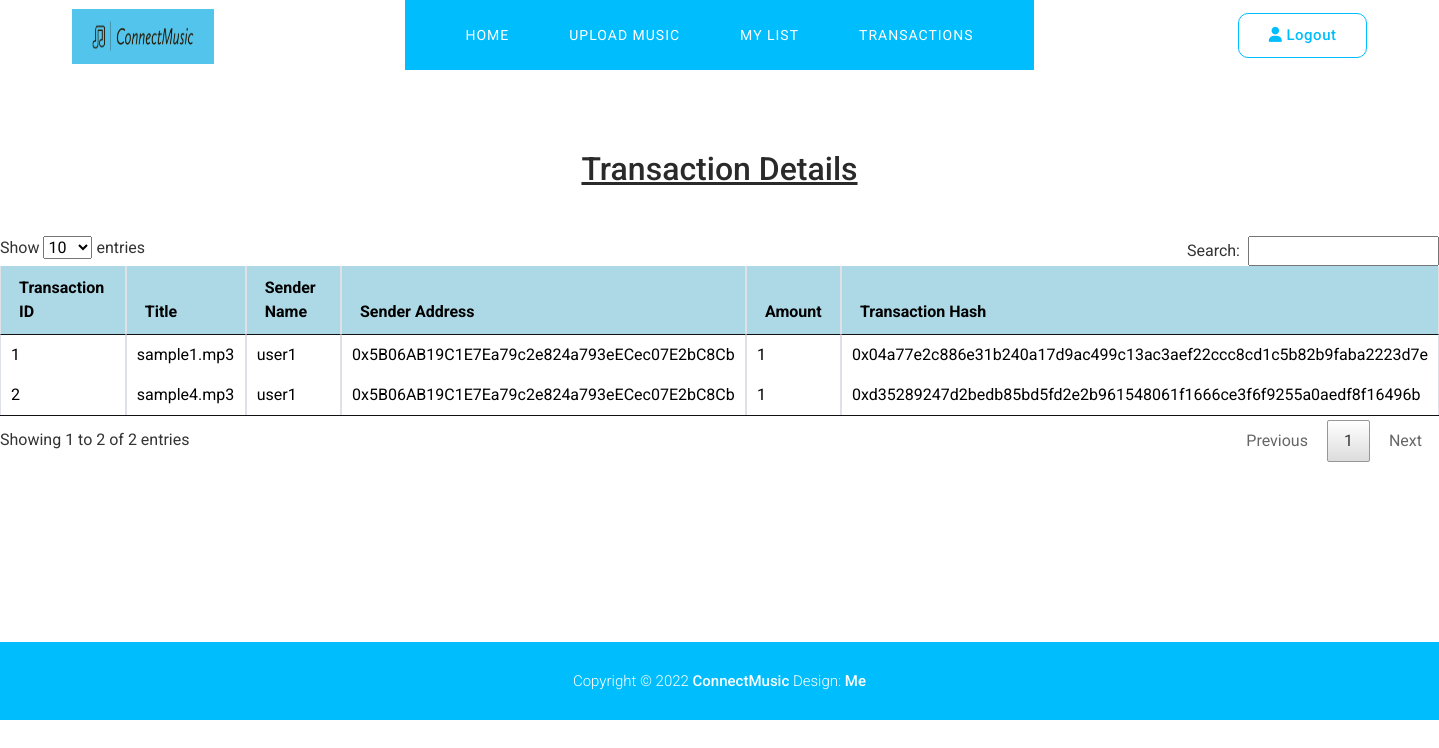
/artist_view_transactions (signed in), run on the app's committed database.
### cm_app/models.py (models this page shows)
class Transactionss(models.Model):
    t_id=models.IntegerField(primary_key=True)
    title=models.CharField(max_length=255)
    sender_name=models.CharField(max_length=255)
    sender_address=models.CharField(max_length=255)
    receiver_name=models.CharField(max_length=255)
    receiver_address=models.CharField(max_length=255)
    amount=models.CharField(max_length=255)
    transaction_hash=models.CharField(max_length=255)

### cm_app/views.py (the view)
# urls.py: url(r'^artist_view_transactions',artist_view_transactions,name="artist_view_transactions"),
@never_cache
def artist_view_transactions(request):
	if 'uid' in request.session:
		username=request.session["username"]
		blocks=Transactionss.objects.filter(receiver_name=username)
		return render(request,'show_transactions_artist.html',{'t_details':blocks})
	else:
		return render(request,'index.html')

### cm_app/templates/show_transactions_artist.html (shortened to what this page needs)
{% load static %}
<!DOCTYPE html>
<html lang="en">
  <head>
    <link href="{% static 'vendor/bootstrap/css/bootstrap.min.css' %}" rel="stylesheet">
    <link rel="stylesheet" href="{% static 'assets/css/fontawesome.css' %}">
    <link rel="stylesheet" href="{% static 'assets/css/templatemo-snapx-photography.css' %}">
    <link rel="stylesheet" href="{% static 'assets/css/owl.css' %}">
    <link rel="stylesheet" href="{% static 'assets/css/animate.css' %}">
    <link rel="stylesheet"href="https://unpkg.com/swiper@7/swiper-bundle.min.css"/>
    <link rel="stylesheet" href="{% static 'datatable/jquery.dataTables.min.css' %}">
  </head>
<body>
   {% include 'artist_header.html' %}
  <h2 style="text-align: center; margin-top:150px;"><u>Transaction Details</u></h2><br><br>
        <div class='table-condensed'>
          <table class="table table-bordered b-t b-light" id="table">
            <thead>
              <tr>
                <th>Transaction ID</th>
                <th>Title</th>
                <th>Sender Name</th>
                <th>Sender Address</th>
                <th>Amount</th>
                <th>Transaction Hash</th>
             </tr>
            </thead>
            <tbody>
                {% for i in t_details %}
                  <tr>
                        <td id="t_id">{{i.t_id}}<input type="text" name="t_id"  value="{{i.t_id}}" hidden></td>
                        <td data-search="{{i.title}}" data-filer="{{i.title}}">{{i.title}}<input type="text" name="title" id="title" value="{{i.title}}" hidden></td>
                        <td data-search="{{i.sender_name}}" data-filer="{{i.sender_name}}">{{i.sender_name}}<input type="text" name="sender_name" id="sender_name" value="{{i.sender_name}}" hidden></td>
                        <td>{{i.sender_address}}<input type="text" name="sender_address" value="{{i.sender_address}}" hidden></td>
                        <td >{{i.amount}}<input type="text" name="amount" value="{{i.amount}}" hidden></td>
                        <td >{{i.transaction_hash}}<input type="text" name="transaction_hash" value="{{i.transaction_hash}}" hidden></td>
                  </tr>
                {% endfor %}
            </tbody>
          </table>
        </div>
        <div style="padding-top: 160px;"></div>
  {% include 'admin_footer.html' %}
  </body>
</html>

### cm_app/static/assets/css/templatemo-snapx-photography.css (style rules this page uses)
html, body, div, span, applet, object, iframe, h1, h2, h3, h4, h5, h6, p, blockquote, div pre, a, abbr, acronym, address, big, cite, code, del, dfn, em, font, img, ins, kbd, q, s, samp, small, strike, strong, sub, sup, tt, var, b, u, i, center, dl, dt, dd, ol, ul, li, figure, header, nav, section, article, aside, footer, figcaption { margin: 0; padding: 0; border: 0; outline: 0; }
* { box-sizing: border-box; }
html, body { font-family: 'Roboto', sans-serif; font-weight: 400; background-color: #fff; font-size: 16px; -ms-text-size-adjust: 100%; -webkit-font-smoothing: antialiased; -moz-osx-font-smoothing: grayscale; }
h1, h2, h3, h4, h5, h6 { margin-top: 0px; margin-bottom: 0px; color: #2a2a2a; }
html, body { background: #fff; font-family: 'Roboto', sans-serif; }
body { overflow-x: hidden; }

### cm_app/templates/show_transactions_artist.html (style rules this page uses)
#table { background:lightblue ;color: black }

### data on the page
Transactionss: t_id "1", title "sample1.mp3", sender_name "user1", sender_address "0x5B06AB19C1E7Ea79c2e824a793eECec07E2bC8Cb", amount "1", transaction_hash "0x04a77e2c886e31b240a17d9ac499c13ac3aef22ccc8cd1c5b82b9faba2223d7e"
Transactionss: t_id "2", title "sample4.mp3", sender_name "user1", sender_address "0x5B06AB19C1E7Ea79c2e824a793eECec07E2bC8Cb", amount "1", transaction_hash "0xd35289247d2bedb85bd5fd2e2b961548061f1666ce3f6f9255a0aedf8f16496b"
